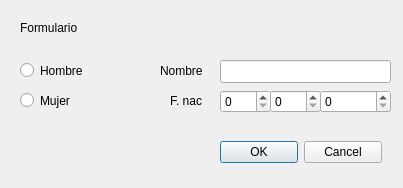
<?xml version="1.0" encoding="UTF-8"?>
<ui version="4.0">
 <class>form</class>
 <widget class="QWidget" name="form">
  <property name="geometry">
   <rect>
    <x>0</x>
    <y>0</y>
    <width>403</width>
    <height>188</height>
   </rect>
  </property>
  <property name="windowTitle">
   <string>Form</string>
  </property>
  <widget class="QLabel" name="title">
   <property name="geometry">
    <rect>
     <x>20</x>
     <y>20</y>
     <width>221</width>
     <height>16</height>
    </rect>
   </property>
   <property name="text">
    <string>Formulario</string>
   </property>
  </widget>
  <widget class="QRadioButton" name="male">
   <property name="geometry">
    <rect>
     <x>20</x>
     <y>60</y>
     <width>103</width>
     <height>21</height>
    </rect>
   </property>
   <property name="text">
    <string>Hombre</string>
   </property>
  </widget>
  <widget class="QRadioButton" name="female">
   <property name="geometry">
    <rect>
     <x>20</x>
     <y>90</y>
     <width>103</width>
     <height>21</height>
    </rect>
   </property>
   <property name="text">
    <string>Mujer</string>
   </property>
  </widget>
  <widget class="QLineEdit" name="name">
   <property name="geometry">
    <rect>
     <x>220</x>
     <y>60</y>
     <width>171</width>
     <height>23</height>
    </rect>
   </property>
  </widget>
  <widget class="QLabel" name="nameLabel">
   <property name="geometry">
    <rect>
     <x>160</x>
     <y>60</y>
     <width>59</width>
     <height>21</height>
    </rect>
   </property>
   <property name="text">
    <string>Nombre</string>
   </property>
  </widget>
  <widget class="QSpinBox" name="day">
   <property name="geometry">
    <rect>
     <x>220</x>
     <y>90</y>
     <width>51</width>
     <height>23</height>
    </rect>
   </property>
  </widget>
  <widget class="QLabel" name="fnacLabel">
   <property name="geometry">
    <rect>
     <x>170</x>
     <y>90</y>
     <width>41</width>
     <height>21</height>
    </rect>
   </property>
   <property name="text">
    <string>F. nac</string>
   </property>
  </widget>
  <widget class="QSpinBox" name="month">
   <property name="geometry">
    <rect>
     <x>270</x>
     <y>90</y>
     <width>51</width>
     <height>23</height>
    </rect>
   </property>
  </widget>
  <widget class="QSpinBox" name="year">
   <property name="geometry">
    <rect>
     <x>320</x>
     <y>90</y>
     <width>71</width>
     <height>23</height>
    </rect>
   </property>
  </widget>
  <widget class="QDialogButtonBox" name="buttonBox">
   <property name="geometry">
    <rect>
     <x>220</x>
     <y>140</y>
     <width>162</width>
     <height>25</height>
    </rect>
   </property>
   <property name="standardButtons">
    <set>QDialogButtonBox::Cancel|QDialogButtonBox::Ok</set>
   </property>
  </widget>
 </widget>
 <resources/>
 <connections/>
</ui>
